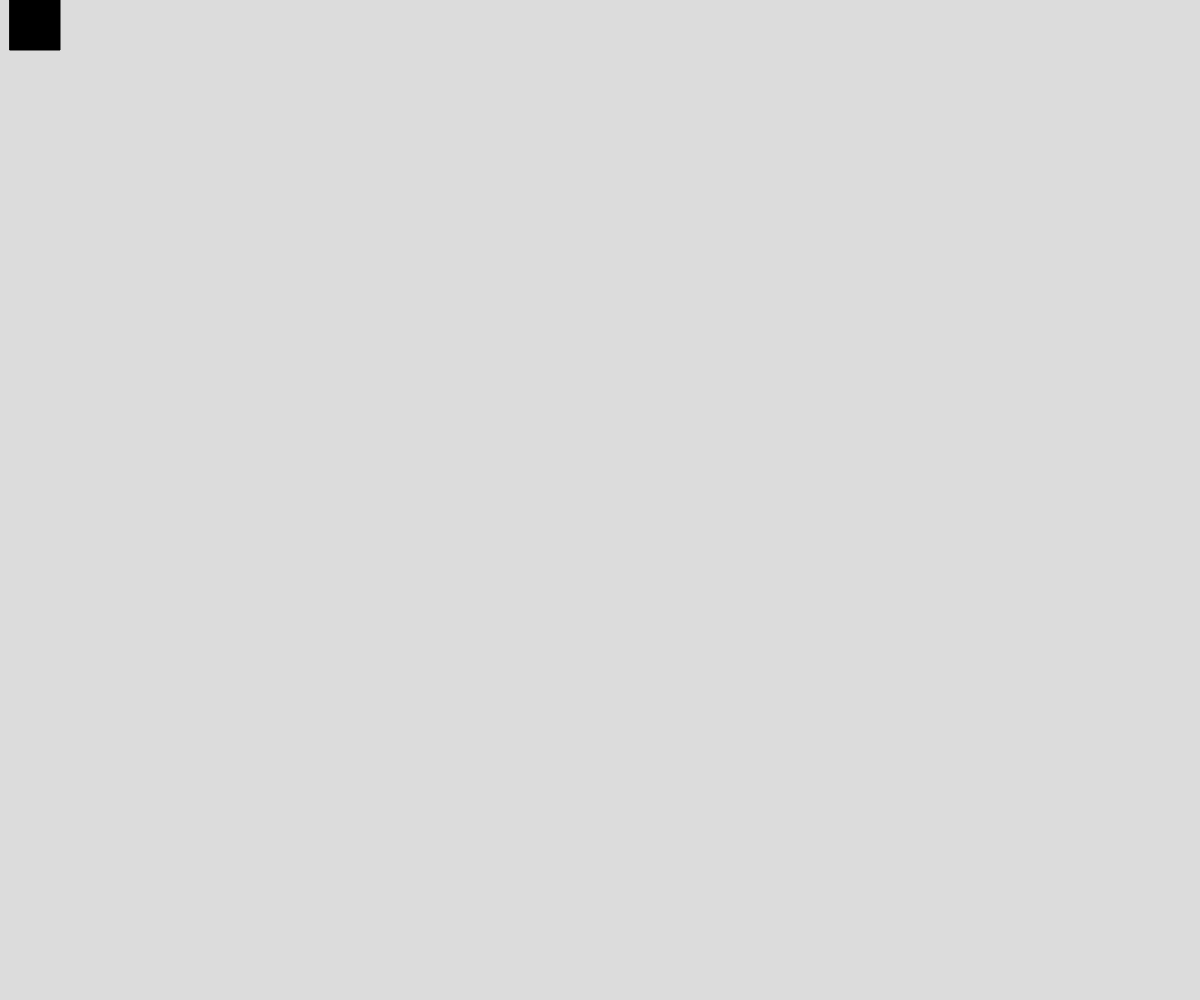
Frame 1 (no input)
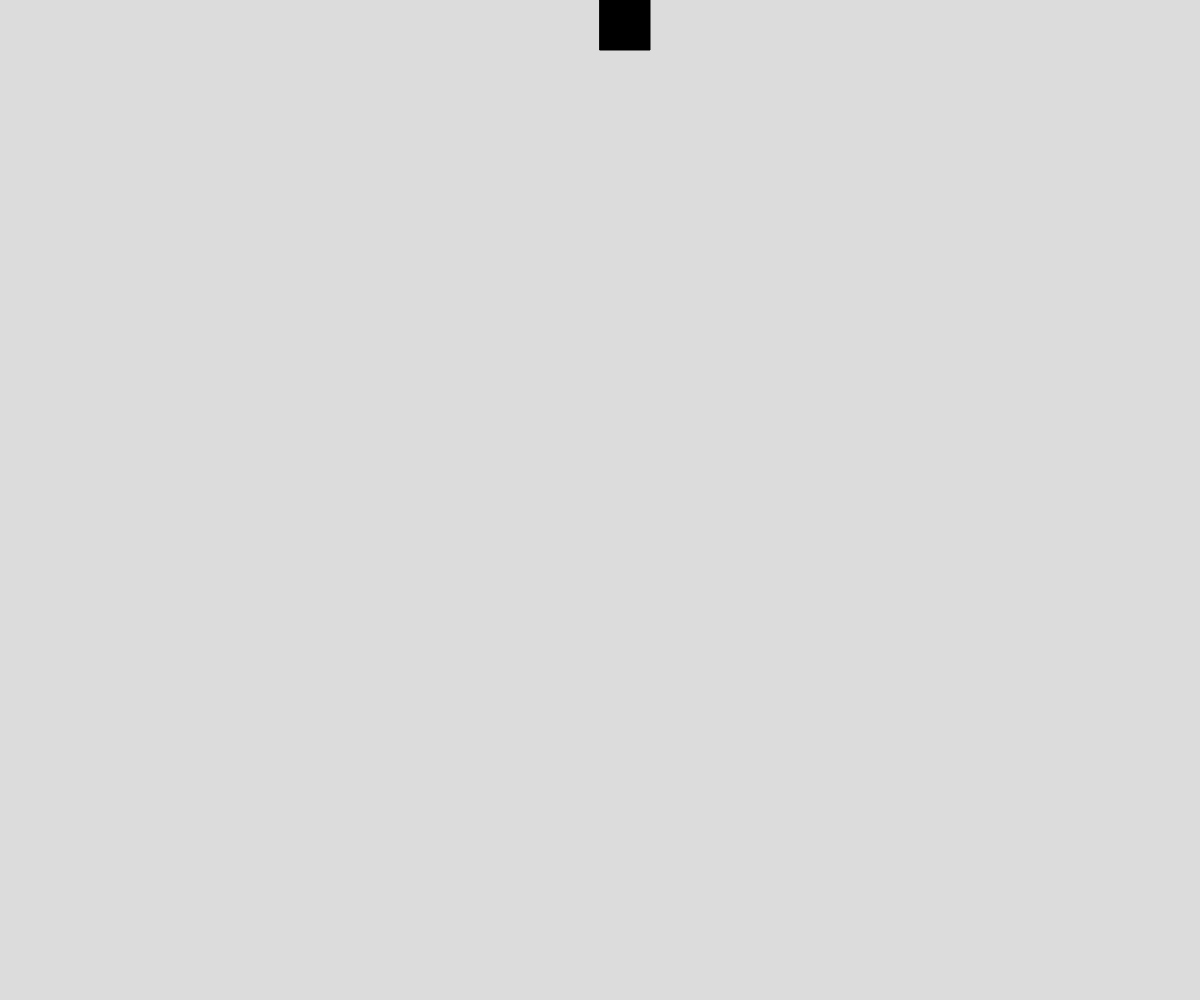
Frame 60 (no input)
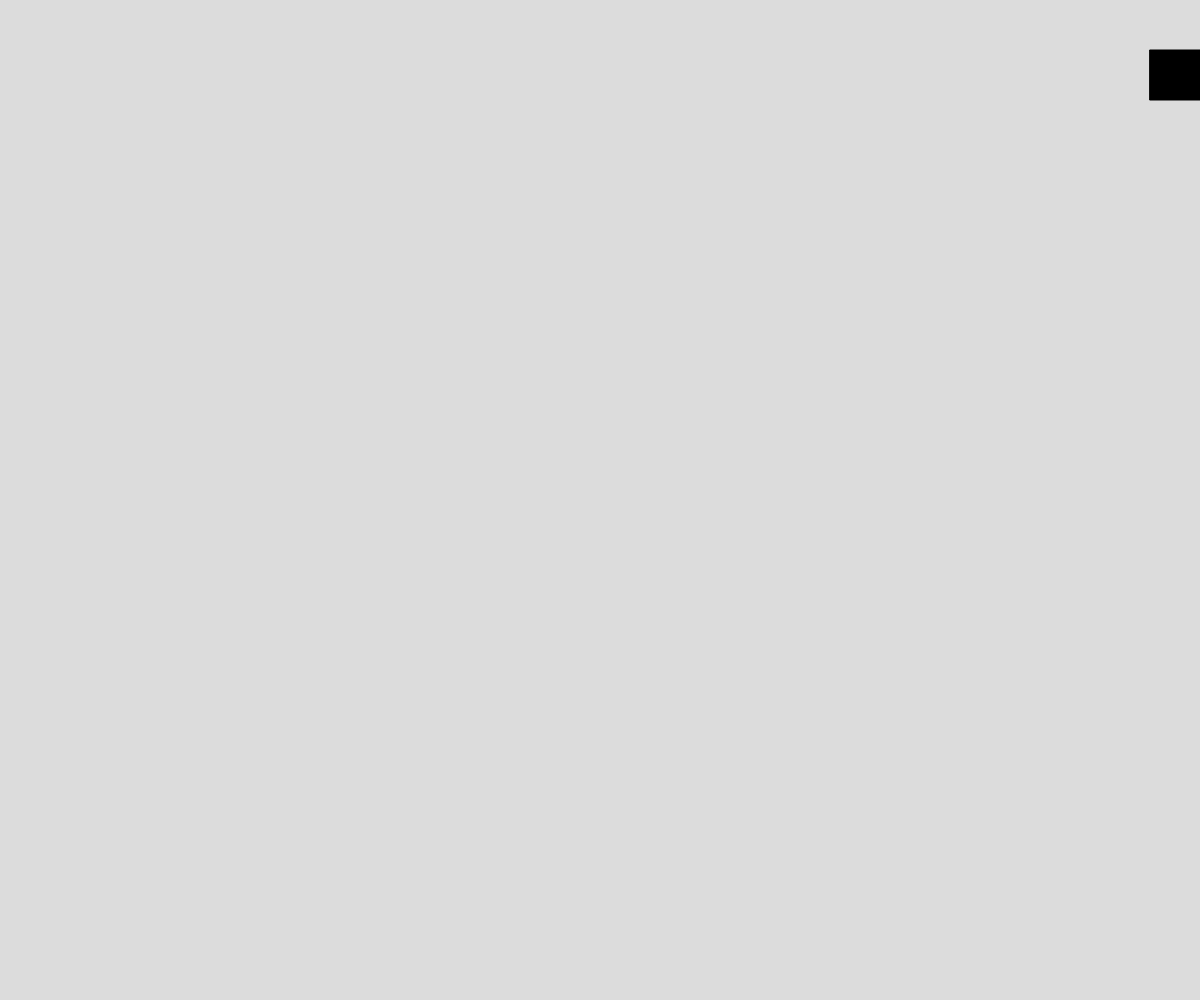
Frame 120 (the mouse pressed at the canvas centre since frame 60)

The p5.js sketch that drew these frames (run headless with seeded random() and noise() and a simulated clock; from frame 60 on, the mouse is pressed at the canvas centre):

// p5.js sketch
// ── sketch.js
// Square Moving Around Edge of Screen
let x = 0;
let y = 0;
let speed = 10;
let size = 50;
let state = "right";

async function setup() {
  createCanvas(windowWidth, windowHeight);
}

function draw() {
  background(220);
  move();
  display();

  // displaySquare();

  // moveSquare();

  // bounceSquare();

}
function move(){
  if (state === "right") {
    x += speed;
    if (x >= width - size) {
      state = "down";
    }
  }
  else if (state === "down"){
    y += speed;
    if (y >= height - size){
      state = "left";
    }
  }
  else if (state === "left"){
    x -= speed;
    if (x <= 0){
      state = "up";
    }
  }
  else if (state === "up"){
    y -= speed;
    if (y <= 0){
      state = "right";
    }
  }

}

function display(){
  fill(0);
  square(x,y,size);
}
// function moveSquare() {
//   x += xspeed;
// }
// function displaySquare() {
//   fill(0);
//   rect(x,y, w, h);
// }
// function bounceSquare(){
//   if (x >= width - w || x <= 0 + w && (!x===0 && !y===0)) {
//     if (y <= height){
//       xspeed = 0;
//       y += 10;
//     }
//   }

// }
